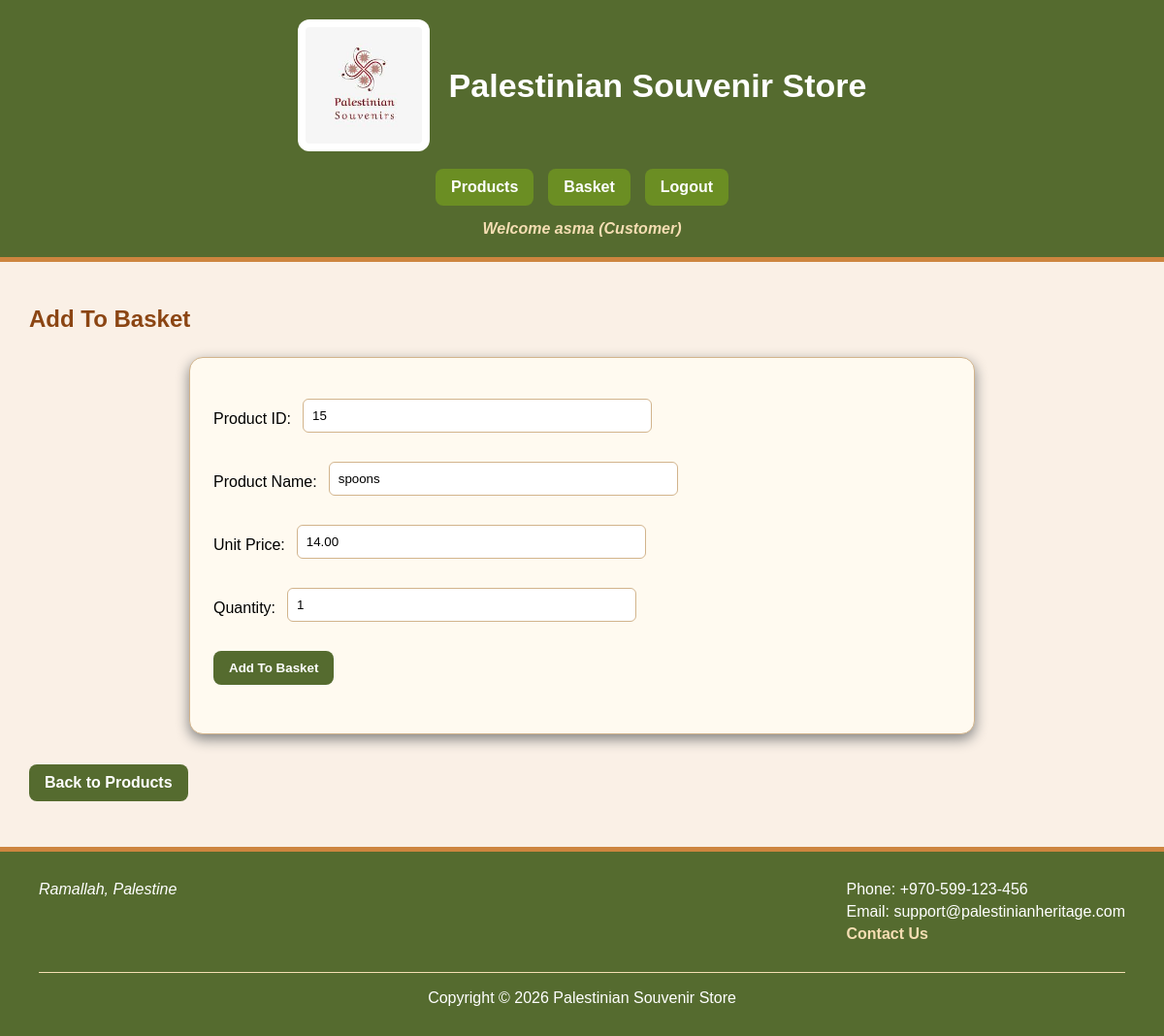
Screenshot of /add_to_basket.php?id=15 (signed in) with the database file from the repository.
### tables this page shows
CREATE TABLE `products` (
  `product_id` int(11) NOT NULL,
  `product_name` varchar(100) NOT NULL,
  `category` varchar(50) NOT NULL,
  `description` text NOT NULL,
  `price` decimal(10,2) NOT NULL,
  `quantity` int(11) NOT NULL,
  `rating` int(11) NOT NULL,
  `photo1` varchar(255) NOT NULL,
  `photo2` varchar(255) NOT NULL,
  `photo3` varchar(255) NOT NULL,
  `default_photo` varchar(255) NOT NULL
);

### add_to_basket.php (the view, shortened to what this page needs)
<?php
require_once("dbconfig.inc.php");
require_once("header.inc.php");
if($_SERVER["REQUEST_METHOD"] == "GET"){
    $product_id = $_GET["id"];
    $sql = "SELECT * FROM products WHERE product_id = :product_id";
    $stmt = $pdo->prepare($sql);
    $stmt->bindValue(":product_id", $product_id);
    $stmt->execute();
    $product = $stmt->fetch(PDO::FETCH_ASSOC);
}
?>
<main>
<h2>Add To Basket</h2>
<form method="post" action="add_to_basket.php">
    <p>
        Product ID:
        <input type="text" name="product_id" value="<?php echo $product['product_id']; ?>" readonly>
    </p>
    <p>
        Product Name:
        <input type="text" value="<?php echo $product['product_name']; ?>" readonly>
    </p>
    <p>
        Unit Price:
        <input type="text" value="<?php echo $product['price']; ?>" readonly>
    </p>
    <p>
        Quantity:
        <input type="number" name="quantity" value="1" min="1" required>
    </p>
    <p>
        <input type="submit" value="Add To Basket">
    </p>
</form>
<p><a href="products.php">Back to Products</a></p>
</main>
<?php
require_once("footer.inc.php");
?>

### style.css (style rules this page uses)
body { margin: 0; font-family: Arial, Helvetica, sans-serif; background-color: linen; color: black; min-height: 100vh; display: flex; flex-direction: column; }
a { color: darkgreen; text-decoration: none; }
.page-layout > main { grid-column: 1 / 3; }
aside input[type="submit"], button, input[type="submit"] { background-color: darkolivegreen; color: white; border: none; padding: 10px 16px; border-radius: 8px; font-weight: bold; }
form { max-width: 650px; }
main form { margin: 25px auto; max-width: 760px; background-color: floralwhite; padding: 24px; border: 1px solid tan; border-radius: 14px; box-shadow: 0 5px 14px gray; }
main form p { display: flex; align-items: center; gap: 12px; margin: 14px 0; flex-wrap: wrap; }
main form p input[type="text"], main form p input[type="email"], main form p input[type="password"], main form p input[type="number"], main form p input[type="date"], main form p input[type="file"], main form p select, main form p textarea { flex: 1; max-width: 340px; }
input, select, textarea { padding: 9px; border: 1px solid tan; border-radius: 6px; margin: 4px 0 12px; }
main h2, main h3 { color: saddlebrown; }
td a, main > p a, .page-layout a[href*="checkout.php"], .page-layout a[href*="products.php"] { display: inline-block; background-color: darkolivegreen; color: white; padding: 10px 16px; border-radius: 8px; margin: 6px 10px 6px 0; font-weight: bold; text-decoration: none; }

### rows the page displays
products: product_id "15", product_name "spoons", price "14.00"

### other values shown
$_SESSION['first_name'] "asma"
$_SESSION['role'] "Customer"
